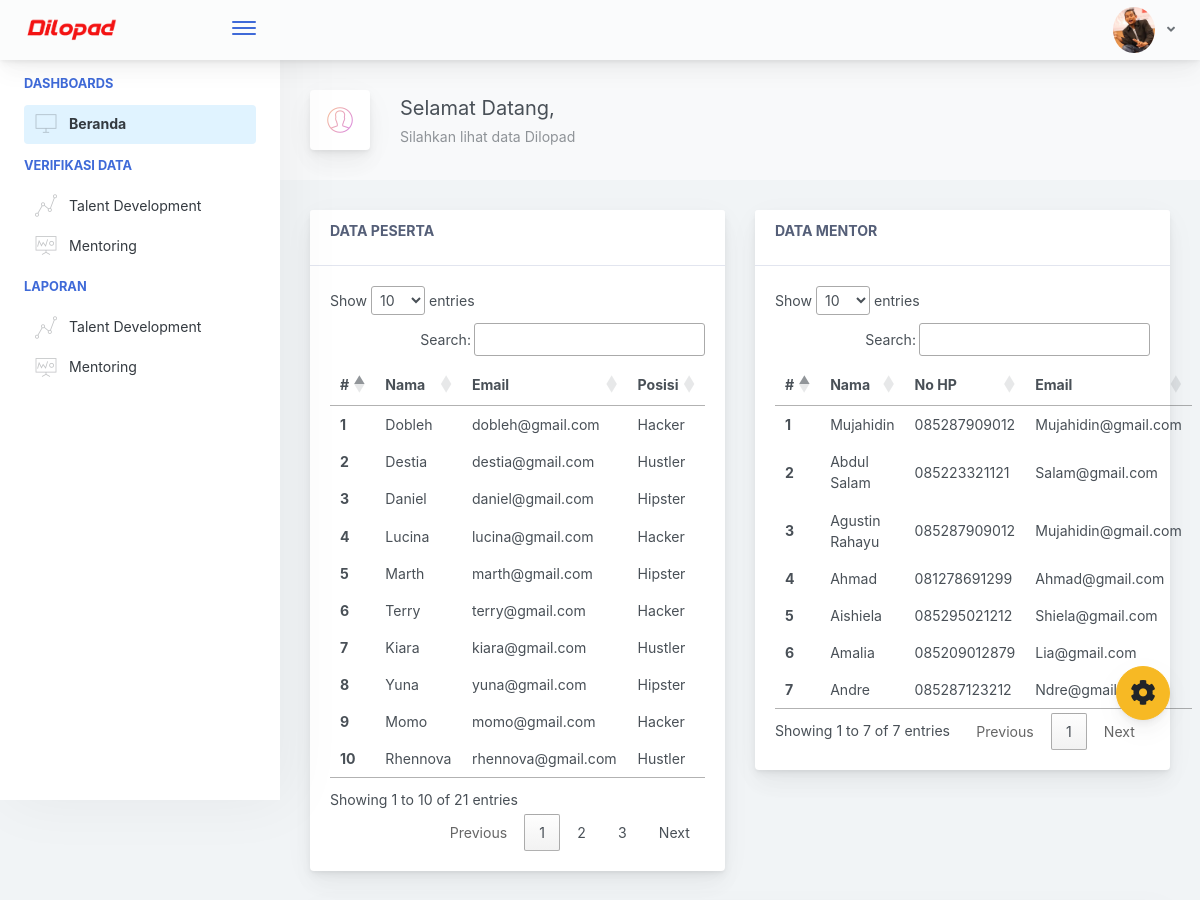
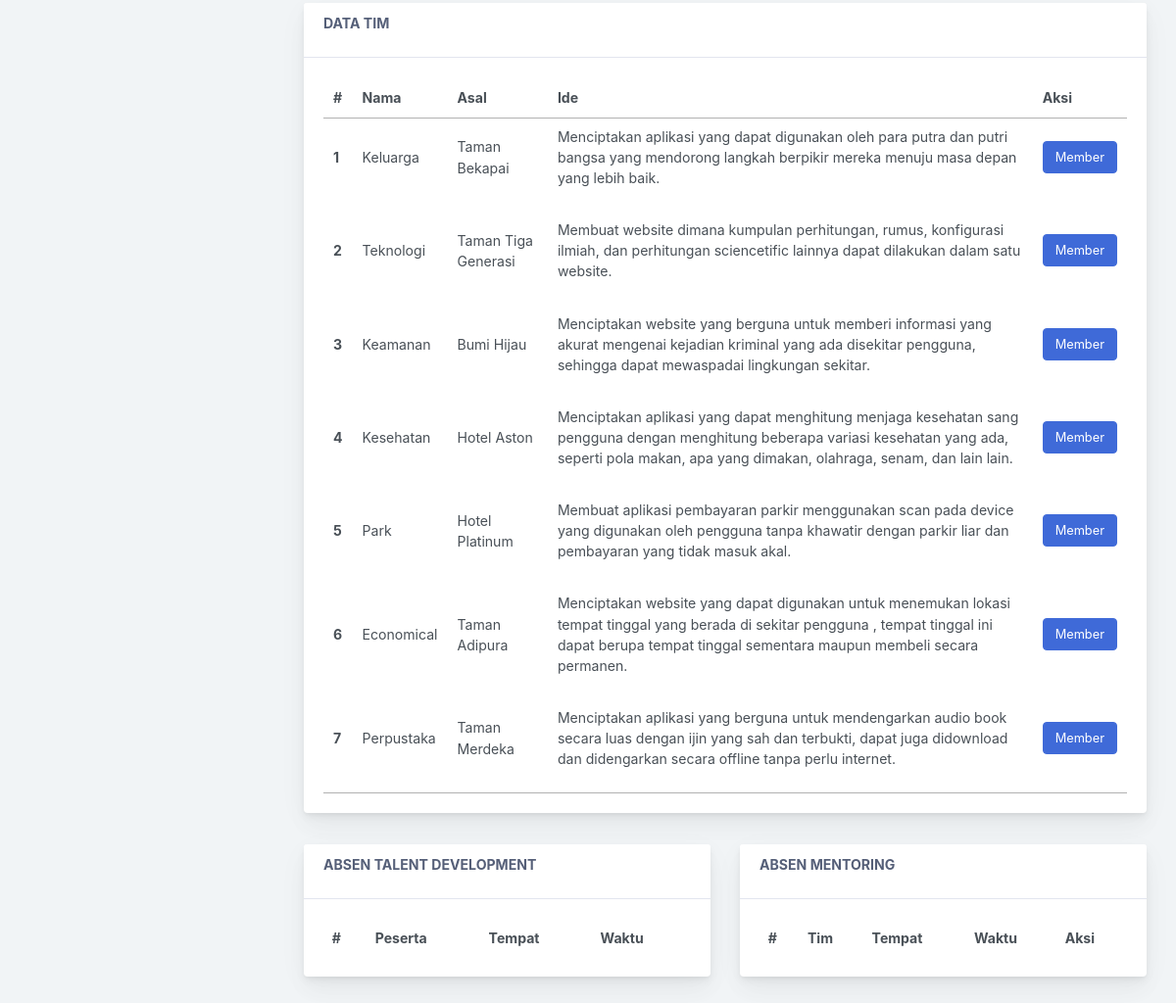
Screenshot of /mentor/index.php with the database file from the repository (2 pictures, top to bottom).
### tables this page shows
CREATE TABLE `peserta` (
  `id_peserta` varchar(5) NOT NULL,
  `nama_peserta` varchar(70) DEFAULT NULL,
  `skill_peserta` text DEFAULT NULL,
  `posisi_peserta` enum('Hacker','Hipster','Hustler') DEFAULT NULL,
  `ide_peserta` text DEFAULT NULL,
  `no_hp_peserta` varchar(13) DEFAULT NULL,
  `email_peserta` varchar(50) DEFAULT NULL,
  `jk_peserta` enum('L','P') DEFAULT NULL,
  `umur_peserta` int(2) DEFAULT NULL,
  `alamat_peserta` text DEFAULT NULL
);

CREATE TABLE `mentor` (
  `id_mentor` varchar(5) NOT NULL,
  `nama_mentor` varchar(70) DEFAULT NULL,
  `jk_mentor` enum('L','P') DEFAULT NULL,
  `umur_mentor` int(2) DEFAULT NULL,
  `alamat_mentor` text DEFAULT NULL,
  `no_hp_mentor` varchar(13) DEFAULT NULL,
  `email_mentor` varchar(50) DEFAULT NULL
);

### mentor/index.php (the view, shortened to what this page needs)
<!doctype html>
<html lang="en">
<head>
    <link href="../assets/css/main.css" rel="stylesheet">
    <link rel="stylesheet" type="text/css" href="https://cdn.datatables.net/1.10.20/css/jquery.dataTables.css">
</head>
<body>
    <?php
        require __DIR__ . '/../conf.php';
        $id = $_SESSION["id"];
        $query = mysqli_query($connect, "SELECT * FROM mentor WHERE id_mentor = '$id'");
        $fetchUser = mysqli_fetch_assoc($query);
    ?>
    <div class="app-container app-theme-white body-tabs-shadow fixed-sidebar fixed-header">
        <div class="app-header header-shadow">
            <div class="app-header__logo">
            <img src="../assets/images/logo.png" alt="" width="100">
                <div class="header__pane ml-auto">
                    <div>
                        <button type="button" class="hamburger close-sidebar-btn hamburger--elastic" data-class="closed-sidebar">
                            <span class="hamburger-box">
                                <span class="hamburger-inner"></span>
                            </span>
                        </button>
                    </div>
                </div>
            </div>
                <div class="app-header__content">
                <div class="app-header-right">
                    <div class="header-btn-lg pr-0">
                        <div class="widget-content p-0">
                            <div class="widget-content-wrapper">
                                <div class="widget-content-left">
                                    <div class="btn-group">
                                        <a data-toggle="dropdown" aria-haspopup="true" aria-expanded="false" class="p-0 btn">
                                            <img width="42" class="rounded-circle" src="../assets/images/profil.jpg" alt="">
                                            <i class="fa fa-angle-down ml-2 opacity-8"></i>
                                        </a>
                                    </div>
                                </div>
                            </div>
                        </div>
                    </div>        </div>
            </div>
        </div>
        <div class="ui-theme-settings">
            <button type="button" id="TooltipDemo" class="btn-open-options btn btn-warning">
                <i class="fa fa-cog fa-w-16 fa-spin fa-2x"></i>
            </button>
        </div>
        <div class="app-main">
                <div class="app-sidebar sidebar-shadow">
                        <div class="scrollbar-sidebar">
                        <div class="app-sidebar__inner">
                            <ul class="vertical-nav-menu">
                                <li class="app-sidebar__heading">Dashboards</li>
                                <li>
                                    <a href="index.php" class="mm-active">
                                        <i class="metismenu-icon pe-7s-monitor"></i>
                                        Beranda
                                    </a>
                                </li>
                                <li class="app-sidebar__heading">Verifikasi Data</li>
                                <li>
                                    <a href="ver-td.php">
                                        <i class="metismenu-icon pe-7s-graph1"></i>Talent Development
                                    </a>
                                </li>
                                <li>
                                    <a href="ver-mentoring.php">
                                        <i class="metismenu-icon pe-7s-display1"></i>Mentoring
                                    </a>
                                </li>
                                <li class="app-sidebar__heading">Laporan</li>
                                <li>
                                    <a href="lap-td.php">
                                        <i class="metismenu-icon pe-7s-graph1"></i>Talent Development
                                    </a>
                                </li>
                                <li>
                                    <a href="lap-mentoring.php">
                                        <i class="metismenu-icon pe-7s-display1"></i>Mentoring
                                    </a>
                                </li>
                            </ul>
                        </div>
                    </div>
                </div>
                <div class="app-main__outer">
                    <div class="app-main__inner">
                        <div class="app-page-title">
                            <div class="page-title-wrapper">
                                <div class="page-title-heading">
                                    <div class="page-title-icon">
                                        <i class="pe-7s-user icon-gradient bg-mean-fruit"></i>
                                    </div>
                                    <div>Selamat Datang, <?php echo $fetchUser['nama_mentor'] ?>
                                        <div class="page-title-subheading">Silahkan lihat data Dilopad
                                        </div>
                                    </div>
                                </div>
                             </div>
                        </div>
                        <div class="row" style="margin-bottom:2rem">
                            <?php
                                $urut = 1;
                                $data = mysqli_query($connect,"SELECT * FROM peserta");
                            ?>
                            <div class="col-md-6 col-lg-6">
                                <div class="card">
                                    <div class="card-header-tab card-header-tab-animation card-header">
                                        <h5 class="card-title">Data Peserta</h5>
                                    </div>
                                    <div class="card-body">
                                        <table id="peserta" class="mb-0 table table-borderless">
                                            <thead>
                                            <tr>
                                                <th>#</th>
                                                <th>Nama</th>
                                                <th>Email</th>
                                                <th>Posisi</th>
                                            </tr>
                                            </thead>
                                            <tbody>
                                            <?php foreach ($data as $row) {
                                                echo '<tr>
                                                        <th scope="row">'.$urut++.'</th>
                                                        <td>'.$row['nama_peserta'].'</td>
                                                        <td>'.$row['email_peserta'].'</td>
                                                        <td>'.$row['posisi_peserta'].'</td>
                                                    </tr>';
                                            }
                                            ?>
                                            </tbody>
                                        </table>
                                    </div>
                                </div>
                            </div>
                            <?php
                                $urut = 1;
                                $data = mysqli_query($connect,"SELECT * FROM mentor");
                            ?>
                            <div class="col-md-6 col-lg-6">
                                <div class="card">
                                    <div class="card-header-tab card-header-tab-animation card-header">
                                        <h5 class="card-title">Data Mentor</h5>
                                    </div>
                                    <div class="card-body">
                                        <table id="mentor" class="mb-0 table table-borderless">
                                            <thead>
                                            <tr>
                                                <th>#</th>
                                                <th>Nama</th>
                                                <th>No HP</th>
                                                <th>Email</th>
                                            </tr>
                                            </thead>
                                            <tbody>
                                            <?php foreach ($data as $row) {
                                                echo '<tr>
                                                <th scope="row">'.$urut++.'</th>
                                                <td>'.$row['nama_mentor'].'</td>
                                                <td>'.$row['no_hp_mentor'].'</td>
                                                <td>'.$row['email_mentor'].'</td>
                                            </tr>';
                                            }?>
                                            </tbody>
                                        </table>
                                    </div>
                                </div>
                            </div>
                        </div>
                        <div class="row" style="margin-bottom:2rem">
                            <?php
                                $urut = 1;
                                $data = mysqli_query($connect,"SELECT * FROM view_team");
                            ?>
                            <div class="col-md-12 col-lg-12">
                                <div class="card">
                                    <div class="card-header-tab card-header-tab-animation card-header">
                                        <h5 class="card-title">Data Tim</h5>
                                    </div>
                                    <div class="card-body">
                                        <table id="tim" class="mb-0 table table-borderless">
                                            <thead>
                                            <tr>
                                                <th>#</th>
                                                <th>Nama</th>
                                                <th>Asal</th>
                                                <th>Ide</th>
                                                <th>Aksi</th>
                                            </tr>
                                            </thead>
                                            <tbody>
                                            <?php foreach ($data as $row) {
                                                $idCollpase = "dataCollapse".$urut;
                                                echo '<tr>
                                                <th scope="row">'.$urut.'</th>
                                                <td>'.$row['nama_tim'].'</td>
                                                <td>'.$row['lokasi_tim'].'</td>
                                                <td>'.$row['ide_tim'].'</td>
                                                <td><a class="btn btn-primary" data-toggle="collapse" href="#'.$idCollpase.'" role="button" aria-expanded="false" aria-controls="'.$idCollpase.'">Member</a></td>
                                                <tr>
                                                <td colspan="5">
                                                <ul class="collapse list-group" id="'.$idCollpase.'">
                                                    <li class="list-group-item list-group-item-success">Ketua Tim: '.$row['nama_1'].'</li>
                                                    <li class="list-group-item">'.$row['nama_2'].'</li>
                                                    <li class="list-group-item">'.$row['nama_3'].'</li>
                                                </ul>
                                                </td>
                                                </tr>
                                            </tr>';
                                            $urut++;
                                            }
                                            ?>
                                            </tbody>
                                        </table>
                                    </div>
                                </div>
                            </div>
                        </div>
                        <div class="row" style="margin-bottom:2rem">
                            <div class="col-md-6 col-lg-6">
                                <div class="card">
                                    <div class="card-header-tab card-header-tab-animation card-header">
                                        <h5 class="card-title">Absen Talent Development</h5>
                                    </div>
                                    <div class="card-body">
                                        <table id="td" class="mb-0 table table-borderless">
                                            <thead>
                                            <tr>
                                                <th>#</th>
                                                <th>Peserta</th>
                                                <th>Tempat</th>
                                                <th>Waktu</th>
                                            </tr>
                                            </thead>
                                        </table>
                                    </div>
                                </div>
                            </div>
                            <div class="col-md-6 col-lg-6">
                                <div class="card">
                                    <div class="card-header-tab card-header-tab-animation card-header">
                                        <h5 class="card-title">Absen Mentoring</h5>
                                    </div>
                                    <div class="card-body">
                                        <table id="mentoring" class="mb-0 table table-borderless">
                                            <thead>
                                            <tr>
                                                <th>#</th>
                                                <th>Tim</th>
                                                <th>Tempat</th>
                                                <th>Waktu</th>
                                                <th>Aksi</th>
                                            </tr>
                                            </thead>
                                        </table>
                                    </div>
                                </div>
                            </div>
                        </div>
                    </div>
                </div>
            </div>
        </div>
<script type="text/javascript" src="../assets/scripts/main.js"></script></body>
</html>

### rows the page displays
peserta: nama_peserta "Dobleh", email_peserta "dobleh@gmail.com", posisi_peserta "Hacker"
peserta: nama_peserta "Destia", email_peserta "destia@gmail.com", posisi_peserta "Hustler"
peserta: nama_peserta "Daniel", email_peserta "daniel@gmail.com", posisi_peserta "Hipster"
peserta: nama_peserta "Lucina", email_peserta "lucina@gmail.com", posisi_peserta "Hacker"
peserta: nama_peserta "Marth", email_peserta "marth@gmail.com", posisi_peserta "Hipster"
peserta: nama_peserta "Terry", email_peserta "terry@gmail.com", posisi_peserta "Hacker"
peserta: nama_peserta "Kiara", email_peserta "kiara@gmail.com", posisi_peserta "Hustler"
peserta: nama_peserta "Yuna", email_peserta "yuna@gmail.com", posisi_peserta "Hipster"
peserta: nama_peserta "Momo", email_peserta "momo@gmail.com", posisi_peserta "Hacker"
peserta: nama_peserta "Rhennova", email_peserta "rhennova@gmail.com", posisi_peserta "Hustler"
mentor: nama_mentor "Mujahidin", no_hp_mentor "085287909012", email_mentor "Mujahidin@gmail.com"
mentor: nama_mentor "Abdul Salam", no_hp_mentor "085223321121", email_mentor "Salam@gmail.com"
mentor: nama_mentor "Agustin Rahayu", no_hp_mentor "085287909012", email_mentor "Mujahidin@gmail.com"
mentor: nama_mentor "Ahmad", no_hp_mentor "081278691299", email_mentor "Ahmad@gmail.com"
mentor: nama_mentor "Aishiela", no_hp_mentor "085295021212", email_mentor "Shiela@gmail.com"
mentor: nama_mentor "Amalia", no_hp_mentor "085209012879", email_mentor "Lia@gmail.com"
mentor: nama_mentor "Andre", no_hp_mentor "085287123212", email_mentor "Ndre@gmail.com"

### other values shown
$row['nama_tim'] "Keluarga"
$row['lokasi_tim'] "Taman Bekapai"
$row['ide_tim'] "Menciptakan aplikasi yang dapat digunakan oleh para putra dan putri bangsa yang mendorong langkah berpikir mereka menuju masa depan yang lebih baik."
$row['nama_tim'] "Teknologi"
$row['lokasi_tim'] "Taman Tiga Generasi"
$row['ide_tim'] "Membuat website dimana kumpulan perhitungan, rumus, konfigurasi ilmiah, dan perhitungan sciencetific lainnya dapat dilakukan dalam satu website."
$row['nama_tim'] "Keamanan"
$row['lokasi_tim'] "Bumi Hijau"
$row['ide_tim'] "Menciptakan website yang berguna untuk memberi informasi yang akurat mengenai kejadian kriminal yang ada disekitar pengguna, sehingga dapat mewaspadai lingkungan sekitar."
$row['nama_tim'] "Kesehatan"
$row['lokasi_tim'] "Hotel Aston"
$row['ide_tim'] "Menciptakan aplikasi yang dapat menghitung menjaga kesehatan sang pengguna dengan menghitung beberapa variasi kesehatan yang ada, seperti pola makan, apa yang dimakan, olahraga, senam, dan lain lain."
$row['nama_tim'] "Park"
$row['lokasi_tim'] "Hotel Platinum"
$row['ide_tim'] "Membuat aplikasi pembayaran parkir menggunakan scan pada device yang digunakan oleh pengguna tanpa khawatir dengan parkir liar dan pembayaran yang tidak masuk akal."
